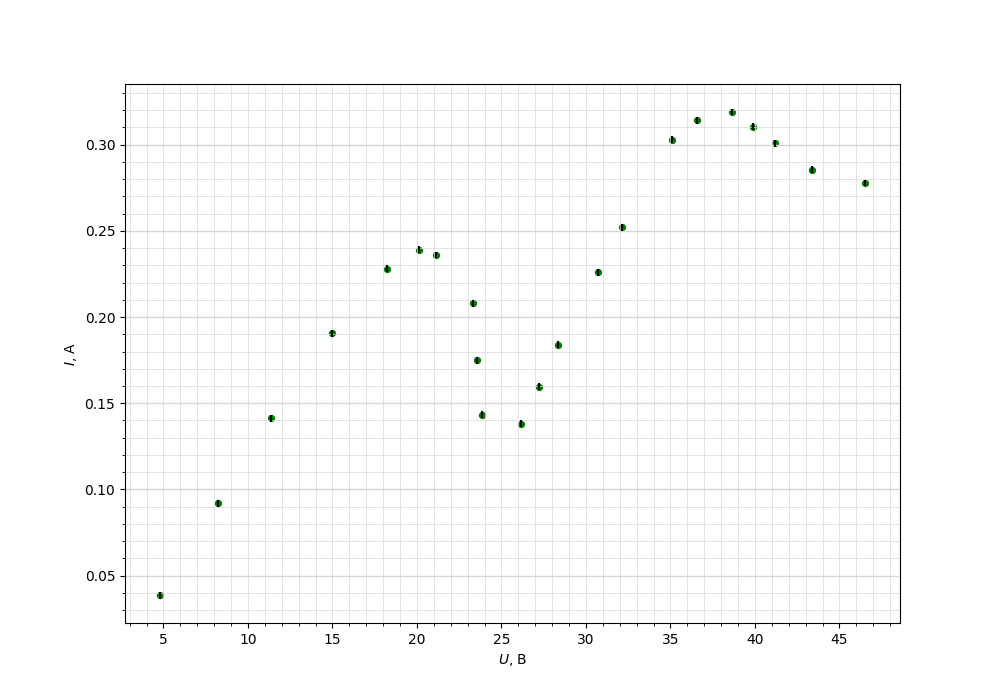

This chart was generated by the following Python code:
import numpy as np
import matplotlib.pyplot as plt
from matplotlib.ticker import MultipleLocator

plt.figure(figsize=(10,7))  #Размер изображения
#plt.title('График зависимости тока коллектора от напряжения на аноде при задерживающем напряжении $U=6$ B') # Заголовок

x = [4.81,
8.25,
11.39,
14.95,
18.2,
20.1,
21.15,
23.33,
23.53,
23.84,
26.18,
27.22,
28.35,
30.7,
32.13,
35.1,
36.6,
38.62,
39.9,
41.2,
43.4,
46.5
] # Координата x
y = [0.0387,
0.092,
0.1412,
0.1907,
0.228,
0.239,
0.236,
0.208,
0.175,
0.1432,
0.1382,
0.1596,
0.184,
0.2261,
0.252,
0.303,
0.3141,
0.319,
0.3105,
0.3008,
0.2854,
0.2778
] # Координата y


plt.scatter(x, y, s=18, c='green')  # Экспериментальные точки на графике

plt.xlabel('$U$, В') # Подпись абсцисс
plt.ylabel('$I$, А') # Подпись ординат

yerr = [0.002 for _y in y]  # Погрешность по y
xerr = [0 for _x in x] # Погрешность по x
plt.errorbar(x, y, xerr=xerr, yerr=yerr, fmt=" ", color='k')

#p = np.polyfit(x, y, deg=1) # Построение кривой по мнк
#p_f = np.poly1d(p)
#plt.plot(x, p_f(x))
#print(p_f)


DP = 2
ax = plt.gca()

## Характеристики сетки

ax.yaxis.set_minor_locator(MultipleLocator(0.01))
ax.yaxis.set_major_locator(MultipleLocator(0.05))
ax.xaxis.set_minor_locator(MultipleLocator(1))
ax.xaxis.set_major_locator(MultipleLocator(5))
ax.yaxis.grid(True,'major',linewidth=2/DP,linestyle='-',color='#d7d7d7')
ax.xaxis.grid(True,'minor',linewidth=1/DP,linestyle='-',color='#d7d7d7')
ax.yaxis.grid(True,'minor',linewidth=1/DP,linestyle='-',color='#d7d7d7')
ax.xaxis.grid(True,'major',linewidth=1/DP,linestyle='-',color='#d7d7d7',zorder=0)

plt.savefig('plot_6V')